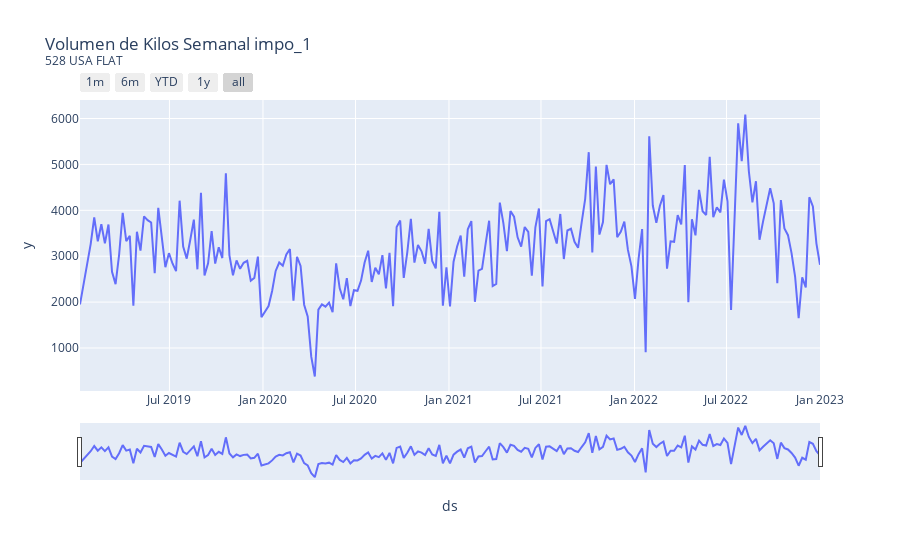
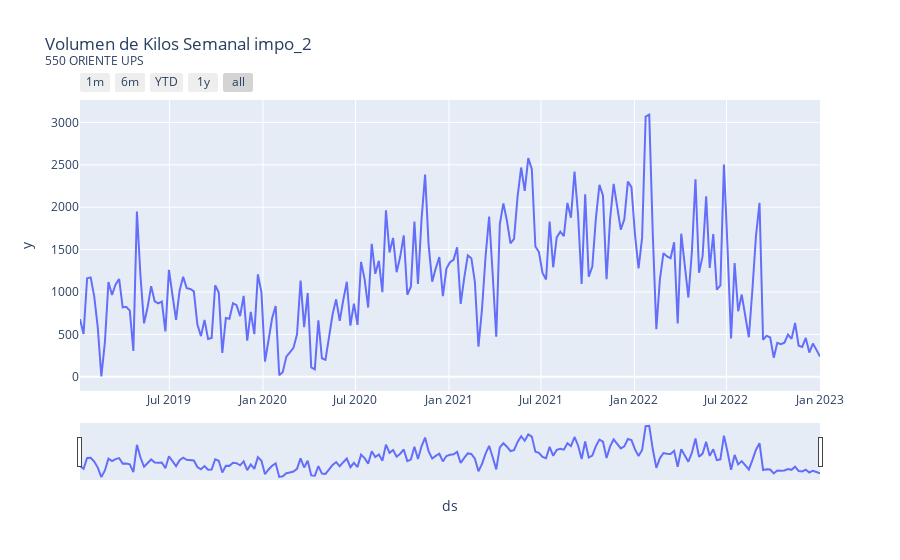
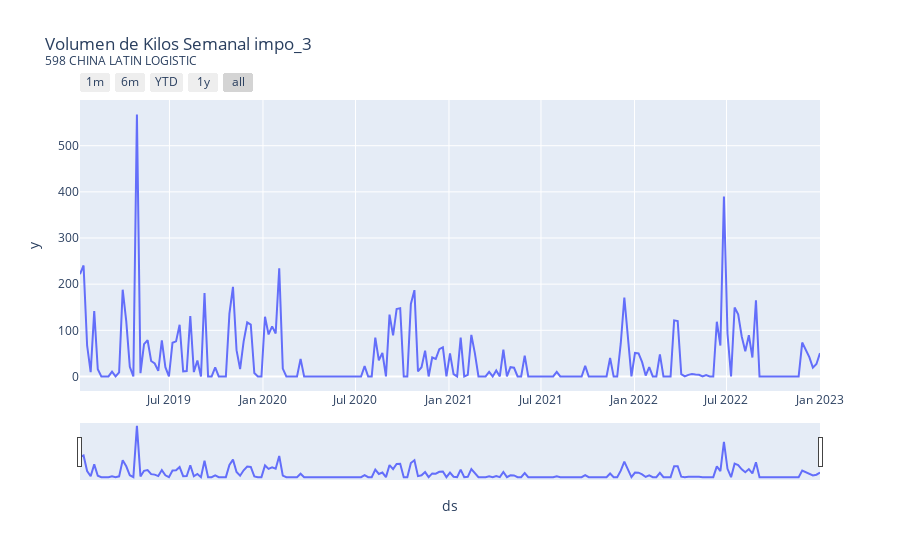
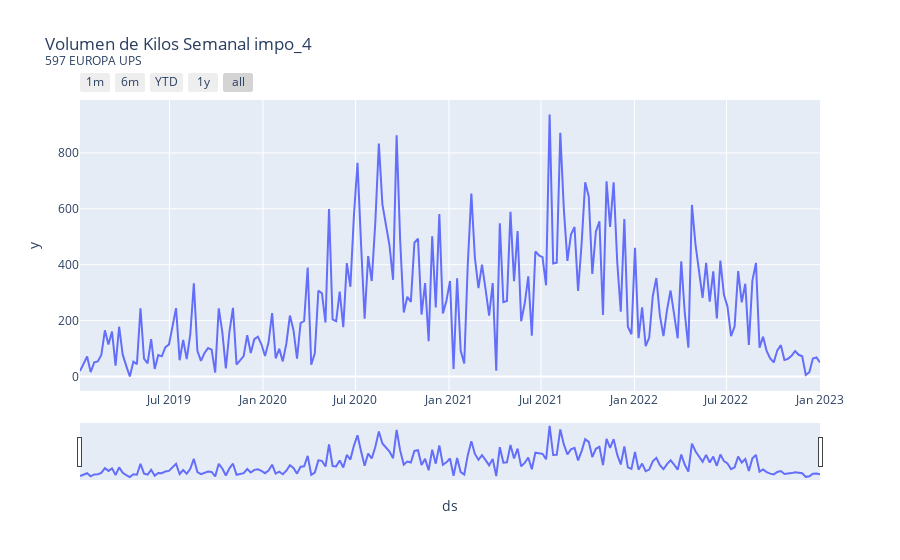

Source (notebook cell) for these figures, in order:
### Markdown cell above
Observando las distribuciones para cada motivo seleccionado, observamos como poseen cualidades y patrones muy diferentes entre si. Ademas algunos motivos son recientes por lo que no hay datos previos al 2022 como en el caso de Geobox Flat, o incluso hay otros motivos como por ejemplo 598 y 600 ambos de la sede de China que presentan semanas en donde el volumen es cero, estos estancamientos se deben en gran medida en que son motivos complementarios y deberian presentar patrones y comportamientos similares. 

Cada motivo posee su particularidad y esta expuesto a distintos eventos externos como pueden ser medidas que afecten directamente al servicio como medidas aduaneras para la exportacion o para la importacion, o incluso como representan rutas especificas sus variaciones pueden responder a la demanda de los clientes por estas rutas o las interrupciones que pueden haber en las mismas. 

Cada una de las series presentadas representan diversos factores que influyen en su comportamiento, para ello en esta seccion intentare descomponer y comprender que factores realmente inciden y si estos son comun para los motivos seleccionados.

### Code cell
lista_dataframe= [df_impo_1, df_impo_2, df_impo_3, df_impo_4, df_impo_5,df_impo_6, df_impo_7,
           df_expo_1, df_expo_2, df_expo_3, df_expo_4]

n= 0

for df in lista_dataframe: 
    
    a= lista_df[n]
    b= dic_num_motivos[a]
    
    fig = px.line(df, x='ds', y='y', title=f"Volumen de Kilos Semanal {a[3:]} <br><sup>{b}</sup>")

    fig.update_xaxes(
        rangeslider_visible=True,
        rangeselector=dict(
            buttons=list([
                dict(count=1, label="1m", step="month", stepmode="backward"),
                dict(count=6, label="6m", step="month", stepmode="backward"),
                dict(count=1, label="YTD", step="year", stepmode="todate"),
                dict(count=1, label="1y", step="year", stepmode="backward"),
                dict(step="all")
            ])
        )
        )
    
    n+=1
    
    fig.show()

### Figure 1 — Plotly figure (JSON) as saved in the notebook; plotly's stock layout.template omitted (floating-point values rounded to 4 significant figures; data arrays with more than 128 entries replaced by an {"elided": "..."} marker saying what was removed)
{"data": [{"hovertemplate": "ds=%{x}<br>y=%{y}<extra></extra>", "legendgroup": "", "line": {"color": "#636efa", "dash": "solid"}, "marker": {"symbol": "circle"}, "mode": "lines", "name": "", "orientation": "v", "showlegend": false, "type": "scatter", "x": {"elided": "209 str values"}, "xaxis": "x", "y": {"elided": "209 float values"}, "yaxis": "y"}], "layout": {"legend": {"tracegroupgap": 0}, "title": {"text": "Volumen de Kilos Semanal impo_1 <br><sup>528 USA FLAT</sup>"}, "xaxis": {"anchor": "y", "domain": [0, 1], "rangeselector": {"buttons": [{"count": 1, "label": "1m", "step": "month", "stepmode": "backward"}, {"count": 6, "label": "6m", "step": "month", "stepmode": "backward"}, {"count": 1, "label": "YTD", "step": "year", "stepmode": "todate"}, {"count": 1, "label": "1y", "step": "year", "stepmode": "backward"}, {"step": "all"}]}, "rangeslider": {"visible": true}, "title": {"text": "ds"}}, "yaxis": {"anchor": "x", "domain": [0, 1], "title": {"text": "y"}}}}

### Figure 2 — Plotly figure (JSON) as saved in the notebook; plotly's stock layout.template omitted (floating-point values rounded to 4 significant figures; data arrays with more than 128 entries replaced by an {"elided": "..."} marker saying what was removed)
{"data": [{"hovertemplate": "ds=%{x}<br>y=%{y}<extra></extra>", "legendgroup": "", "line": {"color": "#636efa", "dash": "solid"}, "marker": {"symbol": "circle"}, "mode": "lines", "name": "", "orientation": "v", "showlegend": false, "type": "scatter", "x": {"elided": "209 str values"}, "xaxis": "x", "y": {"elided": "209 float values"}, "yaxis": "y"}], "layout": {"legend": {"tracegroupgap": 0}, "title": {"text": "Volumen de Kilos Semanal impo_2 <br><sup>550 ORIENTE UPS</sup>"}, "xaxis": {"anchor": "y", "domain": [0, 1], "rangeselector": {"buttons": [{"count": 1, "label": "1m", "step": "month", "stepmode": "backward"}, {"count": 6, "label": "6m", "step": "month", "stepmode": "backward"}, {"count": 1, "label": "YTD", "step": "year", "stepmode": "todate"}, {"count": 1, "label": "1y", "step": "year", "stepmode": "backward"}, {"step": "all"}]}, "rangeslider": {"visible": true}, "title": {"text": "ds"}}, "yaxis": {"anchor": "x", "domain": [0, 1], "title": {"text": "y"}}}}

### Figure 3 — Plotly figure (JSON) as saved in the notebook; plotly's stock layout.template omitted (floating-point values rounded to 4 significant figures; data arrays with more than 128 entries replaced by an {"elided": "..."} marker saying what was removed)
{"data": [{"hovertemplate": "ds=%{x}<br>y=%{y}<extra></extra>", "legendgroup": "", "line": {"color": "#636efa", "dash": "solid"}, "marker": {"symbol": "circle"}, "mode": "lines", "name": "", "orientation": "v", "showlegend": false, "type": "scatter", "x": {"elided": "209 str values"}, "xaxis": "x", "y": {"elided": "209 float values"}, "yaxis": "y"}], "layout": {"legend": {"tracegroupgap": 0}, "title": {"text": "Volumen de Kilos Semanal impo_3 <br><sup>598 CHINA LATIN LOGISTIC</sup>"}, "xaxis": {"anchor": "y", "domain": [0, 1], "rangeselector": {"buttons": [{"count": 1, "label": "1m", "step": "month", "stepmode": "backward"}, {"count": 6, "label": "6m", "step": "month", "stepmode": "backward"}, {"count": 1, "label": "YTD", "step": "year", "stepmode": "todate"}, {"count": 1, "label": "1y", "step": "year", "stepmode": "backward"}, {"step": "all"}]}, "rangeslider": {"visible": true}, "title": {"text": "ds"}}, "yaxis": {"anchor": "x", "domain": [0, 1], "title": {"text": "y"}}}}

### Figure 4 — Plotly figure (JSON) as saved in the notebook; plotly's stock layout.template omitted (floating-point values rounded to 4 significant figures; data arrays with more than 128 entries replaced by an {"elided": "..."} marker saying what was removed)
{"data": [{"hovertemplate": "ds=%{x}<br>y=%{y}<extra></extra>", "legendgroup": "", "line": {"color": "#636efa", "dash": "solid"}, "marker": {"symbol": "circle"}, "mode": "lines", "name": "", "orientation": "v", "showlegend": false, "type": "scatter", "x": {"elided": "209 str values"}, "xaxis": "x", "y": {"elided": "209 float values"}, "yaxis": "y"}], "layout": {"legend": {"tracegroupgap": 0}, "title": {"text": "Volumen de Kilos Semanal impo_4 <br><sup>597 EUROPA UPS</sup>"}, "xaxis": {"anchor": "y", "domain": [0, 1], "rangeselector": {"buttons": [{"count": 1, "label": "1m", "step": "month", "stepmode": "backward"}, {"count": 6, "label": "6m", "step": "month", "stepmode": "backward"}, {"count": 1, "label": "YTD", "step": "year", "stepmode": "todate"}, {"count": 1, "label": "1y", "step": "year", "stepmode": "backward"}, {"step": "all"}]}, "rangeslider": {"visible": true}, "title": {"text": "ds"}}, "yaxis": {"anchor": "x", "domain": [0, 1], "title": {"text": "y"}}}}
